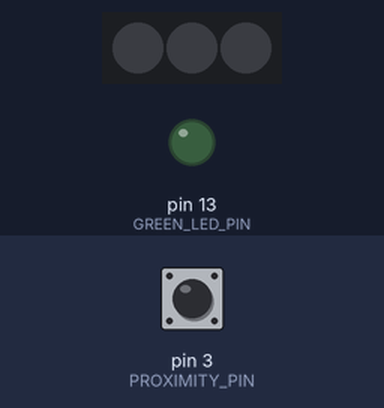
Simulated run of this program. Board: Arduino Uno, built with avr-gcc and run on an emulated ATmega328P. Shown: 3 RGB LEDs in strip order, left to right, output pins drawn as LEDs (lit = HIGH). Inputs (shaded band) come from the test bench; at power-on: pin 3 (PROXIMITY_PIN) LOW. Dim RGB values are drawn brighter than linear; random numbers use the default seed unless the program sets one; what the program prints to the serial monitor is not drawn.

Above: at 5.2 s.
5.3 s: pin 3 (PROXIMITY_PIN) driven HIGH
At 6.1 s:
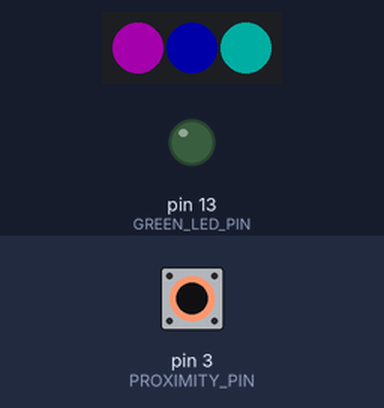
8.3 s: pin 3 (PROXIMITY_PIN) driven LOW
9.8 s: pin 3 (PROXIMITY_PIN) driven HIGH
At 10.3 s:
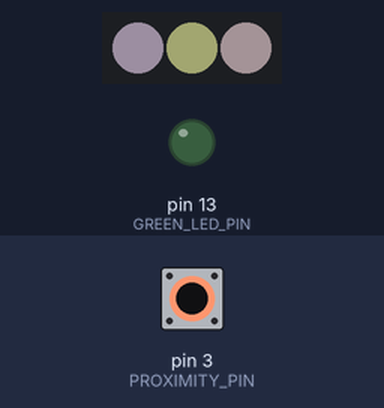
12.8 s: pin 3 (PROXIMITY_PIN) pulsed LOW 2 times (0.12 s each, 0.3 s apart)
At 12.85 s:
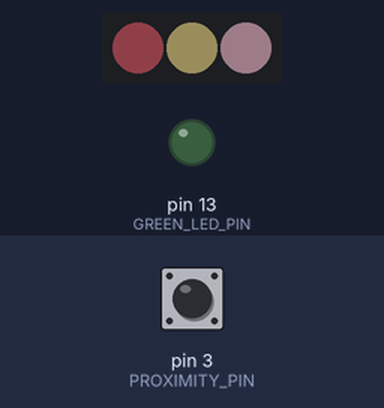
15.8 s: pin 3 (PROXIMITY_PIN) pulsed LOW 5 times (0.12 s each, 0.3 s apart)
Timing chart, 0 to 30.9 s (numbered marks = the images above; inputs shaded):
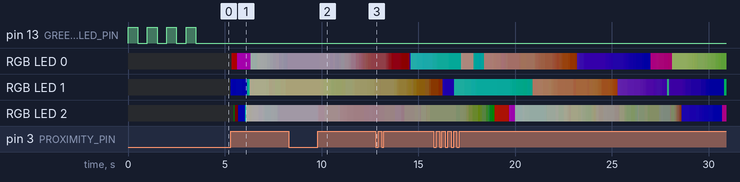

Measured:
- after the input at 8.3 s, every drawn part: stays the same
- after the input at 9.8 s, RGB LED 0: RGB(34, 31, 36) → RGB(33, 30, 34) after 0.10 s, → RGB(32, 29, 34) 0.55 s later, → RGB(31, 28, 32) 0.15 s later, → RGB(29, 27, 31) 0.10 s later, … (25 changes in this stretch)

The program:

main.cpp
```cpp
/**
 * Project: Kolm silma
 * File:    main.cpp
 * Hardware:Selfmade Arduino Uno
 *          W2812 RGB NeoPixels  x 3pc.
 *          RCWL-0516 Microwave Proximity sensor
 * Author:  Tauno Erik https://taunoerik.art/
 * Started: 08.03.2022
 * Edited:  13.03.2022
 **/

#include <Arduino.h>
#include <Adafruit_NeoPixel.h>

// Built in LED
const uint8_t GREEN_LED_PIN = 13;
// NeoPixel
const uint8_t PX_PIN = 2;
const uint8_t PX_NUM = 3;
// Sensor
const uint8_t PROXIMITY_PIN = 3;

const uint16_t OFF_TIME = 60000;
uint32_t no_movment_time = 0;

/* Global variables:
*/
uint32_t time_px_prev = 0;  // Millis
uint16_t px_interval = 50;  // Millis
uint8_t r = 0;
uint8_t g = 0;
uint8_t b = 0;
bool is_movement = false;
bool change_color = false;

Adafruit_NeoPixel Pixels(PX_NUM, PX_PIN, NEO_GRB + NEO_KHZ800);

/*******************************************/
// Functions

/*
  Returns new colour value.
*/
uint8_t new_value(uint8_t value) {
  long change_dir = random(2); // ++ or --
  long change_step = random(1, 10); // ++ or --

  if (change_dir >= 1) {
    value = value + change_step;
  } else {
    value = value - change_step;
  }

  return value;
}


void boot_blink() {
  uint16_t del_time = 500;

  // Green LED on back
  for (uint8_t i = 0; i < 4; i++)
  {
    digitalWrite(GREEN_LED_PIN, HIGH);
    delay(del_time);
    digitalWrite(GREEN_LED_PIN, LOW);
    delay(del_time);
  }
  // Front pixels
  Pixels.clear();
}

/*******************************************/

void setup() {
  Serial.begin(115200);
  // Boot message
  Serial.print("Project: ");
  Serial.println("\"Kolm Silma\"");
  Serial.print("Compiled: ");
  Serial.print(__TIME__);
  Serial.print(" ");
  Serial.println(__DATE__);
  Serial.println("Made by Tauno Erik.");

  // Initialize pins
  pinMode(GREEN_LED_PIN, OUTPUT);
  pinMode(PROXIMITY_PIN, INPUT);

  // Initialize neopixsels
  Pixels.begin();
  Pixels.show();
  Pixels.setBrightness(50); // 0-255

  // Random number
  randomSeed(analogRead(0));

  boot_blink();
}

void loop() {
  uint32_t time_now = millis();

  is_movement = digitalRead(PROXIMITY_PIN);

  if (is_movement) {
    //Serial.print("H");
    change_color = true;
    no_movment_time = time_now;
  } else {
    //Serial.print("L");
    change_color = false;
  }


  if (time_now - no_movment_time >= OFF_TIME) {
    // all LEDs off
    for (uint8_t i = 0; i < PX_NUM; i++) {
      Pixels.setPixelColor(i, Pixels.Color(0, 0, 0));
    }
    Pixels.show();
  }


  // Colour change routine
  if (time_now - time_px_prev >= px_interval) {
    time_px_prev = time_now;

    if (change_color) {
      // Select random color chanel
      long random_RGB = random(3); // r, g or b

      // Select random pixel
      long random_px = random(PX_NUM);

      Serial.print(" Pixel:");
      Serial.print(random_px+1);

      // Get this pixel old colors
      uint32_t px_colors = Pixels.getPixelColor(random_px);
      // Split to r,g,b
      r = (uint8_t)(px_colors>>16 & 0xFF);
      g = (uint8_t)(px_colors>>8 & 0xFF);
      b = (uint8_t)(px_colors>>0 & 0xFF);

      // Update pixel color
      switch (random_RGB) {
        case 0:
          Serial.print(" r");
          r = new_value(r);
          Serial.print(r);
          break;
        case 1:
          Serial.print(" g");
          g = new_value(g);
          Serial.print(g);
          break;
        case 2:
          Serial.print(" b");
          b = new_value(b);
          Serial.print(b);
          break;
        default:
          break;
      }

      Pixels.setPixelColor(random_px, Pixels.Color(r, g, b));

      Pixels.show();
      change_color = false;
    }
  }


}
```
